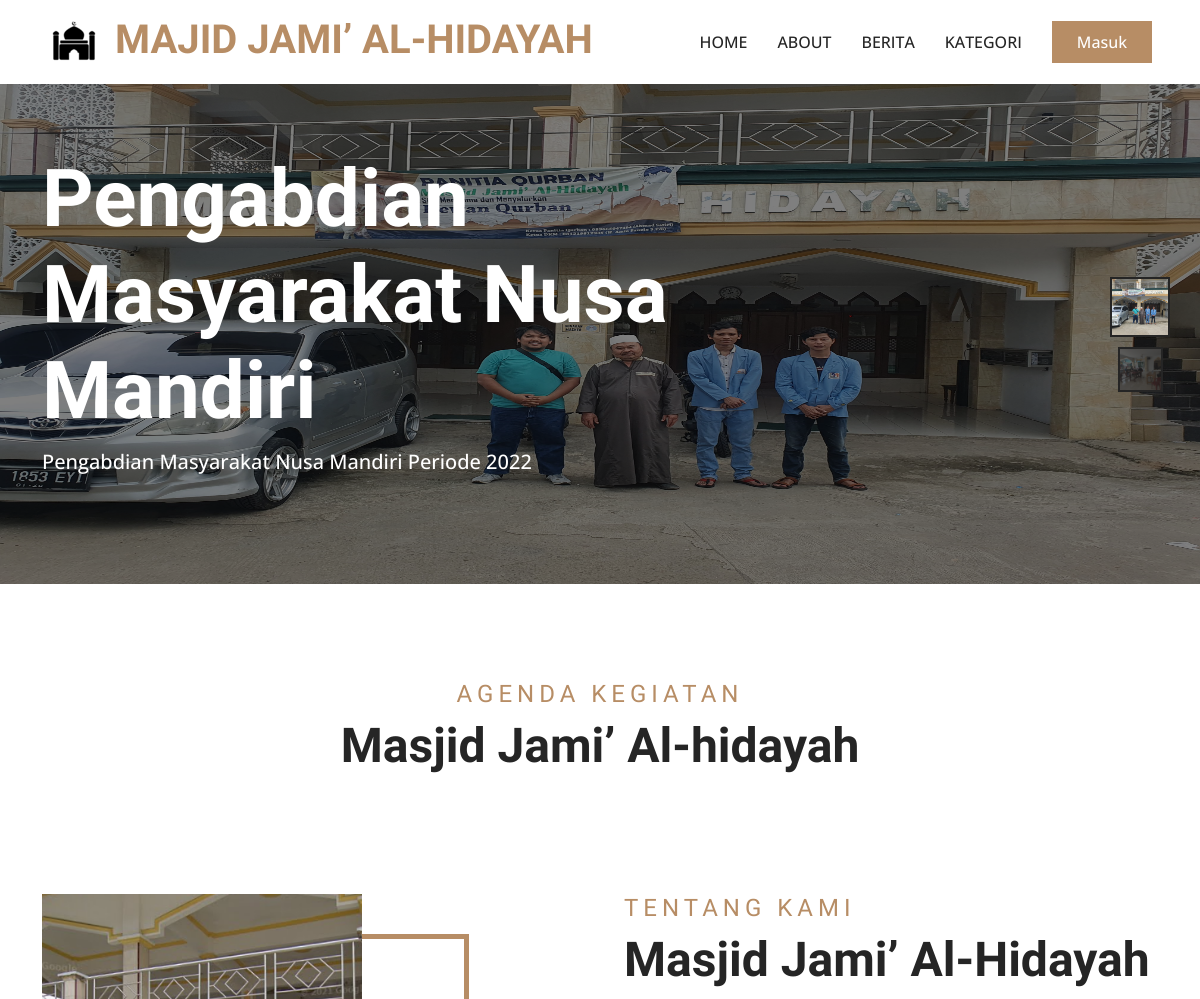
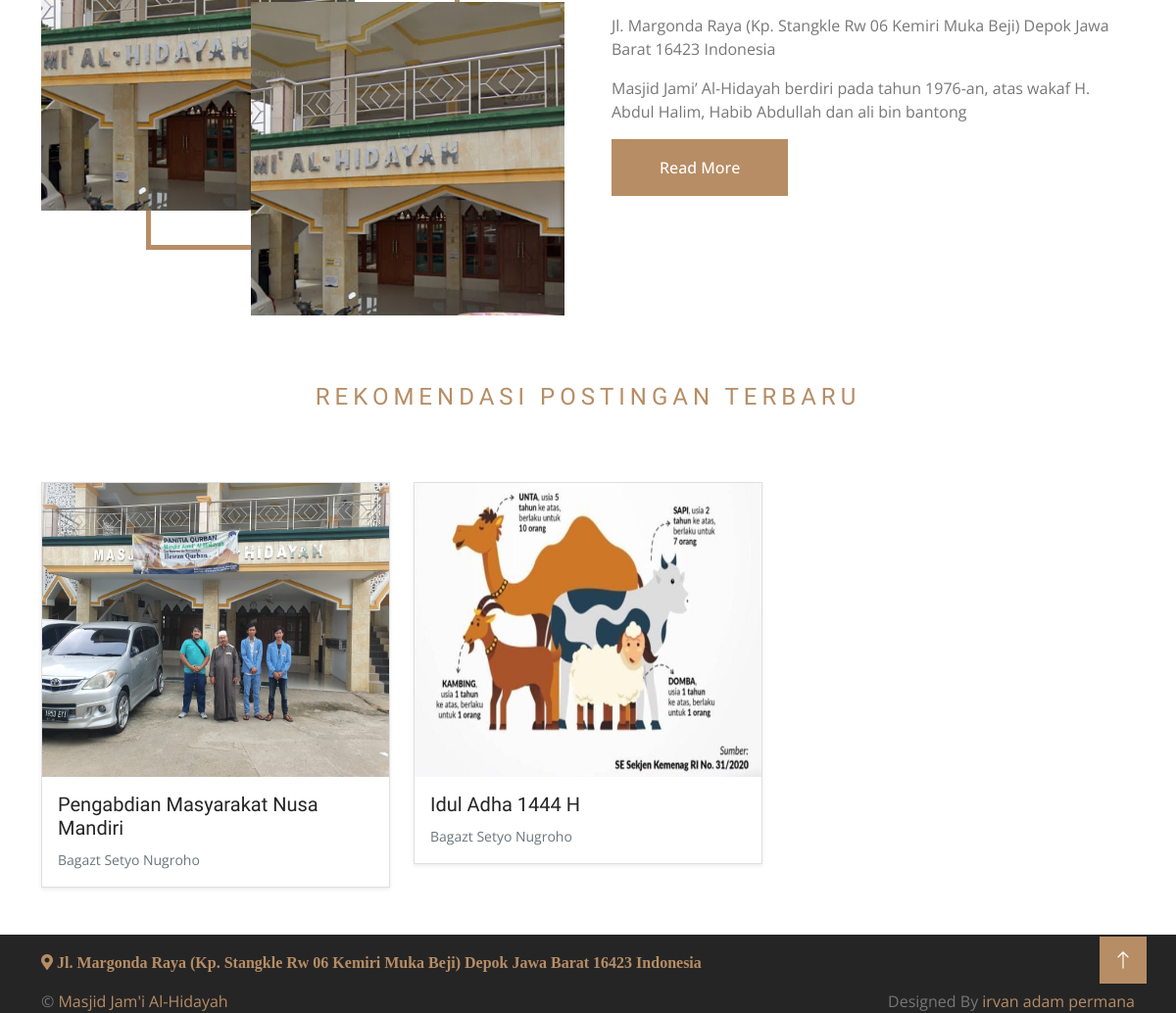
The page / on the database its author committed (2 pictures, top to bottom).
### tables this page shows
CREATE TABLE `tb_bener` (
  `id` int(11) NOT NULL,
  `judul_bener` varchar(128) NOT NULL,
  `isi_bener` text NOT NULL,
  `gambar` varchar(128) NOT NULL
);

CREATE TABLE `tb_berita` (
  `id` int(11) NOT NULL,
  `id_kategori` int(11) NOT NULL,
  `judul_berita` varchar(128) NOT NULL,
  `isi_berita` text NOT NULL,
  `gambar` varchar(128) NOT NULL,
  `id_user` int(11) NOT NULL,
  `tanggal` varchar(128) NOT NULL
);

CREATE TABLE `tb_user` (
  `id_user` int(11) NOT NULL,
  `name` varchar(128) NOT NULL,
  `email` varchar(128) NOT NULL,
  `img` varchar(128) NOT NULL,
  `password` varchar(256) DEFAULT 'e10adc3949ba59abbe56e057f20f883e',
  `id_roles` varchar(128) NOT NULL,
  `is_active` int(1) NOT NULL,
  `date_created` int(11) DEFAULT NULL
);

### application/controllers/Home.php (called while the page is built, shortened)
<?php
class Home extends CI_Controller
{
	public function index()
	{
		$data['brt'] = $this->m_home->getPost()->result_array();
		$data['baner'] = $this->db->get('tb_bener')->result_array();
		$data['agenda_hari_ini'] = $this->m_home->getAgendaToday();
		$this->load->view('templates/header-home');
		$this->load->view('home/home', $data);
		$this->load->view('templates/footer-home');
	}
}

### index.php (called while the page is built, shortened)
<?php
require_once BASEPATH.'core/CodeIgniter.php';

### application/models/m_home.php (called while the page is built, shortened)
<?php
class m_home extends CI_Model
{
    public function getAgendaToday()
    {
        $this->db->select('a.judul_kegiatan, a.tanggal, a.mulai, a.selesai, a.narasumber, b.jenis_kegiatan');
        $this->db->join('tb_jenis_kegiatan b', 'a.id_jenis = b.id_jenis', 'inner');
        $this->db->where('a.tanggal', date('Y-m-d'));
        $this->db->order_by('a.mulai', 'desc');
        return $this->db->get('tb_agenda a')->result_array();
    }
    public function getPost()
    {
        $this->db->select('a.*, b.kategori,c.name');
        $this->db->join('tb_berita_kategori b', 'a.id_kategori = b.id_kategori', 'inner');
        $this->db->join('tb_user c', 'a.id_user = c.id_user', 'left');
        return $this->db->get('tb_berita a');
    }
}

### application/views/home/home.php (the view, shortened to what this page needs)
<div class="container-fluid p-0 pb-5 wow fadeIn" data-wow-delay="0.1s">
	<div class="owl-carousel header-carousel position-relative">
		<?php foreach ($baner as $b) : ?>
			<div class="owl-carousel-item position-relative" data-dot="<img src='<?= base_url('assets/img/banner/') . $b['gambar']; ?>'>">
				<img class="d-block w-100" src="<?= base_url('assets/img/banner/') . $b['gambar']; ?> " height="500px" alt="">
				<div class="owl-carousel-inner">
					<div class="container">
						<div class="row justify-content-start">
							<div class="col-10 col-lg-8">
								<h1 class="display-1 text-white animated slideInDown"><?= $b['judul_bener']; ?></h1>
								<p class="fs-5 fw-medium text-white mb-4 pb-3"><?= $b['isi_bener']; ?></p>
							</div>
						</div>
					</div>
				</div>
			</div>
		<?php endforeach; ?>
	</div>
</div>
<div class="container-xxl py-5">
	<div class="container">
		<div class="text-center mx-auto mb-5 wow fadeInUp" data-wow-delay="0.1s" style="max-width: 600px;">
			<h4 class="section-title">Agenda Kegiatan</h4>
			<h2 class="display-5 mb-4">Masjid Jami’ Al-hidayah</h2>
		</div>
	</div>
</div>
<div class="container-xxl py-5">
	<div class="container">
		<div class="row g-5">
			<div class="col-lg-6 wow fadeIn" data-wow-delay="0.1s">
				<div class="about-img">
					<img class="img-fluid" src="<?= base_url('assets/'); ?>img/alhidayah.png" alt="">
					<img class="img-fluid" src="<?= base_url('assets/'); ?>img/alhidayah.png" alt="">
				</div>
			</div>
			<div class="col-lg-6 wow fadeIn" data-wow-delay="0.5s">
				<h4 class="section-title">TENTANG KAMI</h4>
				<h1 class="display-5 mb-4">Masjid Jami’ Al-Hidayah</h1>
				<p>Jl. Margonda Raya (Kp. Stangkle Rw 06 Kemiri Muka Beji) Depok Jawa Barat 16423 Indonesia</p>
				<p>Masjid Jami’ Al-Hidayah berdiri pada tahun 1976-an, atas wakaf H. Abdul Halim, Habib Abdullah dan ali bin bantong</p>
				<a class="btn btn-primary py-3 px-5" href="<?= base_url('home/about'); ?>">Read More</a>
			</div>
		</div>
	</div>
</div>
<div class="container-xxl py-5">
	<div class="container">
		<div class="text-center mx-auto  " data-wow-delay="0.1s" style="max-width: 600px;">
			<h4 class="section-title">Rekomendasi Postingan Terbaru</h4>
		</div>
		<div class="row mt-4">
			<?php foreach ($brt as $s) : ?>
				<div class="col-md-4 mt-5" data-wow-delay="0.1s">
					<div class="card shadow-sm">
						<a href="<?= base_url('home/post/') . $s['id']; ?>"><img max-width="80%" height="300px" width="250px" src="<?= base_url('assets/img/berita/') . $s['gambar']; ?>" class="card-img-top" alt=""></a>
						<div class="card-body">
							<h5 class="card-title"><?= $s['judul_berita']; ?></h5>
							<p class="card-text"><small class="text-muted"><?= $s['name']; ?></small></p>
						</div>
					</div>
				</div>
			<?php endforeach; ?>
		</div>
	</div>
</div>

### assets/css/style.css (style rules this page uses)
:root { --primary: #B78D65; --light: #F8F8F8; --dark: #252525; }
h1, h2, .h1, .h2, .fw-bold { font-weight: 600 !important; }
h3, h4, .h3, .h4, .fw-medium { font-weight: 500 !important; }
h5, h6, .h5, .h6, .fw-normal { font-weight: 400 !important; }
.btn { font-weight: 500; transition: .5s; }
.btn.btn-primary, .btn.btn-secondary { color: #FFFFFF; }
.owl-carousel-inner { position: absolute; width: 100%; height: 100%; top: 0; left: 0; display: flex; align-items: center; background: rgba(0, 0, 0, .5); }
.section-title { color: var(--primary); font-weight: 600; letter-spacing: 5px; text-transform: uppercase; }
.about-img, .feature-img { position: relative; height: 100%; min-height: 400px; }
.about-img img, .feature-img img { position: absolute; width: 60%; height: 80%; object-fit: cover; }
.about-img img:last-child, .feature-img img:last-child { margin: 20% 0 0 40%; }
.about-img::before, .feature-img::before { position: absolute; content: ""; width: 60%; height: 80%; top: 10%; left: 20%; border: 5px solid var(--primary); z-index: -1; }

### rows shown on the page
tb_bener: gambar (picture), judul_bener "Pengabdian Masyarakat Nusa Mandiri", isi_bener "Pengabdian Masyarakat Nusa Mandiri Periode 2022"
tb_berita: gambar (picture), judul_berita "Pengabdian Masyarakat Nusa Mandiri", id_user.name "Bagazt Setyo Nugroho"
tb_berita: gambar (picture), judul_berita "Idul Adha 1444 H", id_user.name "Bagazt Setyo Nugroho"
